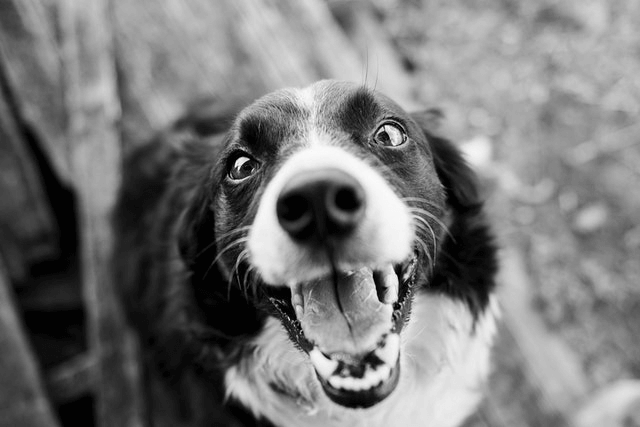
#> input picture black-dog-gray-srgb.png, 640 x 427 px
$ python pg6.py
#> lines starting #> are read from the running program, lines starting #| are printed output that depends on the picture
#6. convert an image to a numpy array and print the pixel values
from PIL import Image
import numpy as np

img = Image.open('black-dog-gray-srgb.png')
#> img is the input picture: PIL image 640x427 P; min 2, max 250, mean 120.6
pixel = np.array(img)
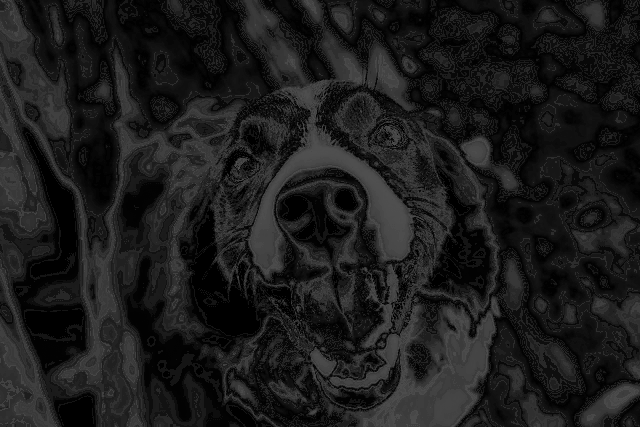
#> pixel: shape (427, 640); min 0, max 80, mean 27.6
print(pixel)
#> (printed output is left out)
